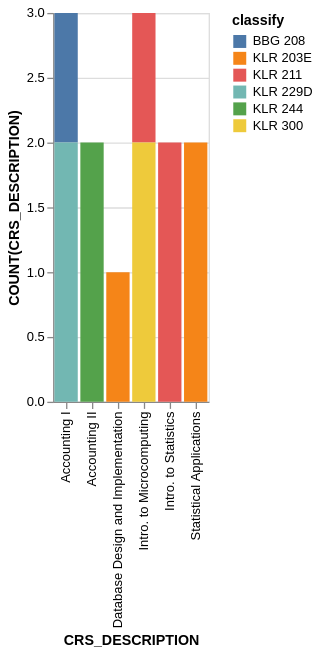

Express this chart as Vega-Lite.
### Vega-Lite specification from a JSON file in a GitHub repository (floating-point values rounded to 4 significant figures)
{"data": {"values": [{"x_data": "Accounting I", "y_data": 1, "classify": "BBG 208"}, {"x_data": "Accounting II", "y_data": 0, "classify": "BBG 208"}, {"x_data": "Database Design and Implementation", "y_data": 0, "classify": "BBG 208"}, {"x_data": "Intro. to Microcomputing", "y_data": 0, "classify": "BBG 208"}, {"x_data": "Intro. to Statistics", "y_data": 0, "classify": "BBG 208"}, {"x_data": "Statistical Applications", "y_data": 0, "classify": "BBG 208"}, {"x_data": "Accounting I", "y_data": 0, "classify": "KLR 203E"}, {"x_data": "Accounting II", "y_data": 0, "classify": "KLR 203E"}, {"x_data": "Database Design and Implementation", "y_data": 1, "classify": "KLR 203E"}, {"x_data": "Intro. to Microcomputing", "y_data": 0, "classify": "KLR 203E"}, {"x_data": "Intro. to Statistics", "y_data": 0, "classify": "KLR 203E"}, {"x_data": "Statistical Applications", "y_data": 2, "classify": "KLR 203E"}, {"x_data": "Accounting I", "y_data": 0, "classify": "KLR 211"}, {"x_data": "Accounting II", "y_data": 0, "classify": "KLR 211"}, {"x_data": "Database Design and Implementation", "y_data": 0, "classify": "KLR 211"}, {"x_data": "Intro. to Microcomputing", "y_data": 1, "classify": "KLR 211"}, {"x_data": "Intro. to Statistics", "y_data": 2, "classify": "KLR 211"}, {"x_data": "Statistical Applications", "y_data": 0, "classify": "KLR 211"}, {"x_data": "Accounting I", "y_data": 2, "classify": "KLR 229D"}, {"x_data": "Accounting II", "y_data": 0, "classify": "KLR 229D"}, {"x_data": "Database Design and Implementation", "y_data": 0, "classify": "KLR 229D"}, {"x_data": "Intro. to Microcomputing", "y_data": 0, "classify": "KLR 229D"}, {"x_data": "Intro. to Statistics", "y_data": 0, "classify": "KLR 229D"}, {"x_data": "Statistical Applications", "y_data": 0, "classify": "KLR 229D"}, {"x_data": "Accounting I", "y_data": 0, "classify": "KLR 244"}, {"x_data": "Accounting II", "y_data": 2, "classify": "KLR 244"}, {"x_data": "Database Design and Implementation", "y_data": 0, "classify": "KLR 244"}, {"x_data": "Intro. to Microcomputing", "y_data": 0, "classify": "KLR 244"}, {"x_data": "Intro. to Statistics", "y_data": 0, "classify": "KLR 244"}, {"x_data": "Statistical Applications", "y_data": 0, "classify": "KLR 244"}, {"x_data": "Accounting I", "y_data": 0, "classify": "KLR 300"}, {"x_data": "Accounting II", "y_data": 0, "classify": "KLR 300"}, {"x_data": "Database Design and Implementation", "y_data": 0, "classify": "KLR 300"}, {"x_data": "Intro. to Microcomputing", "y_data": 2, "classify": "KLR 300"}, {"x_data": "Intro. to Statistics", "y_data": 0, "classify": "KLR 300"}, {"x_data": "Statistical Applications", "y_data": 0, "classify": "KLR 300"}]}, "mark": "bar", "encoding": {"x": {"field": "x_data", "type": "nominal", "title": "CRS_DESCRIPTION", "sort": "ascending"}, "y": {"field": "y_data", "type": "quantitative", "title": "COUNT(CRS_DESCRIPTION)"}, "color": {"field": "classify"}}}
